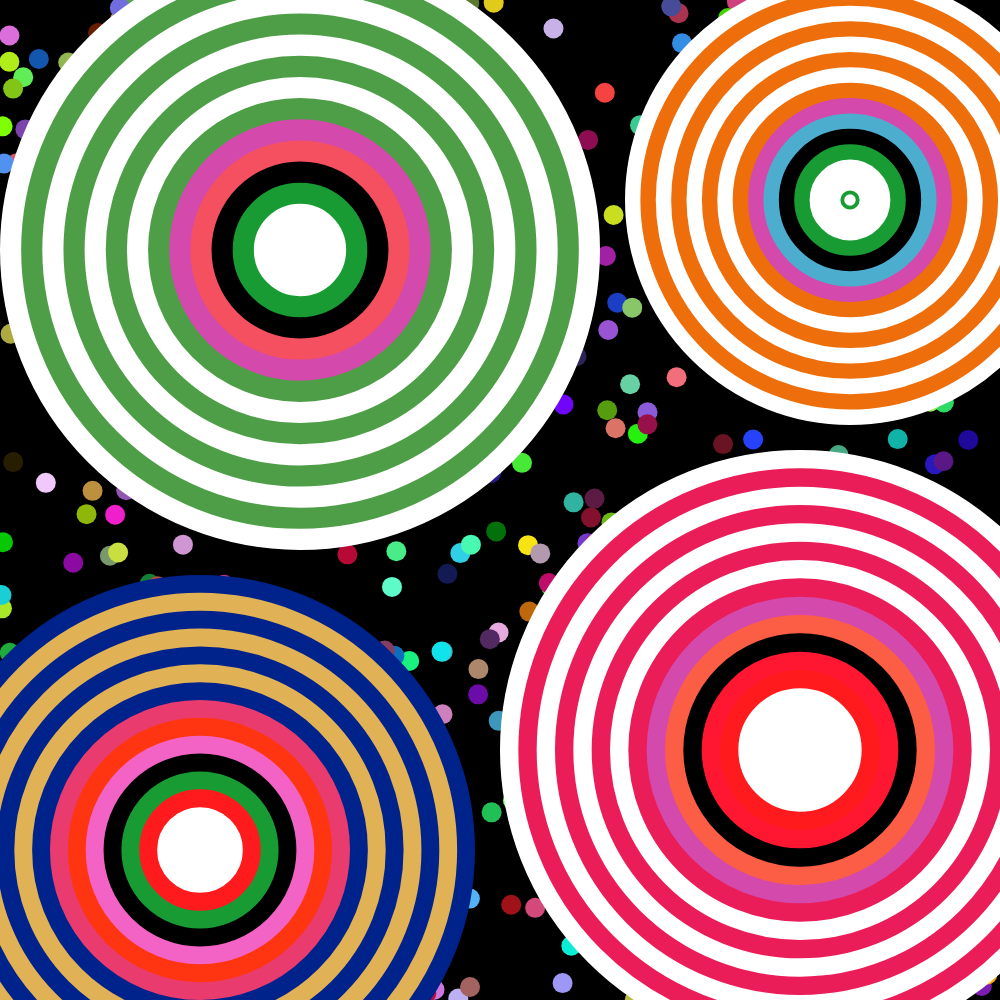
Frame 1 (no input)
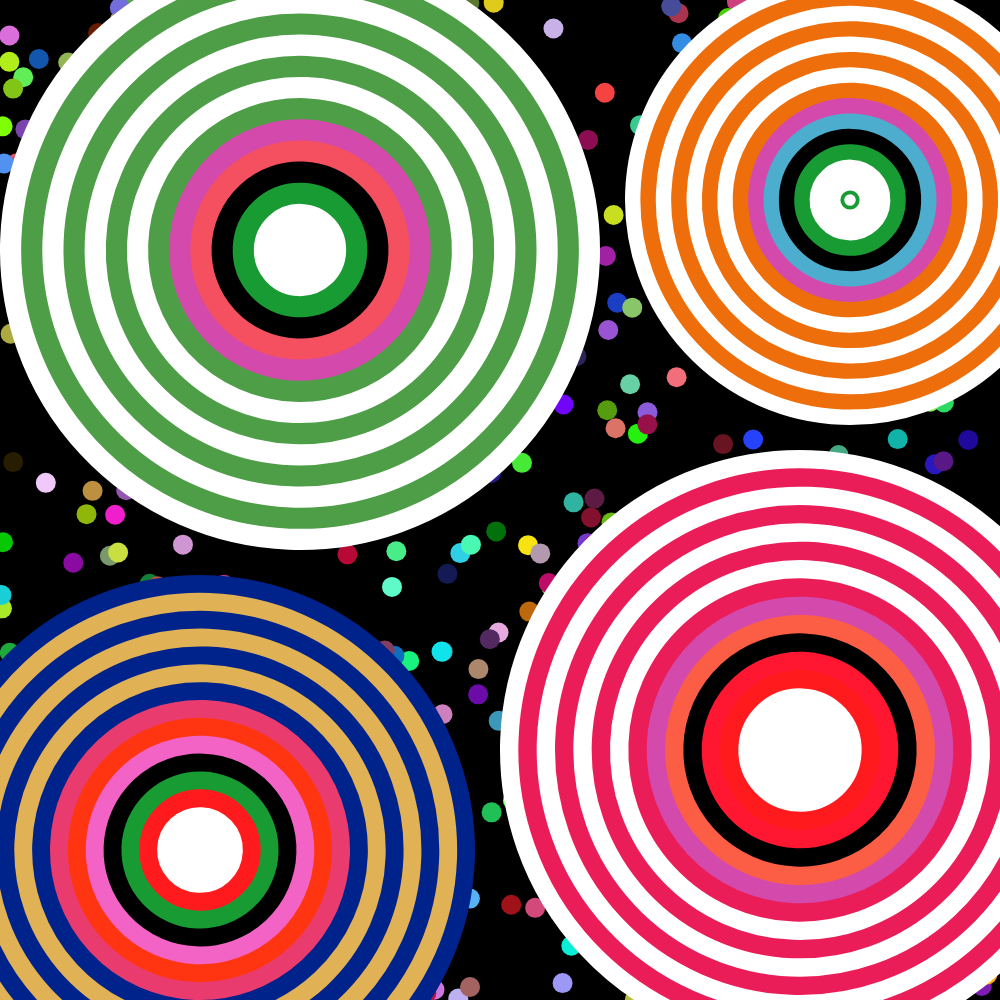
Frame 60 (no input)
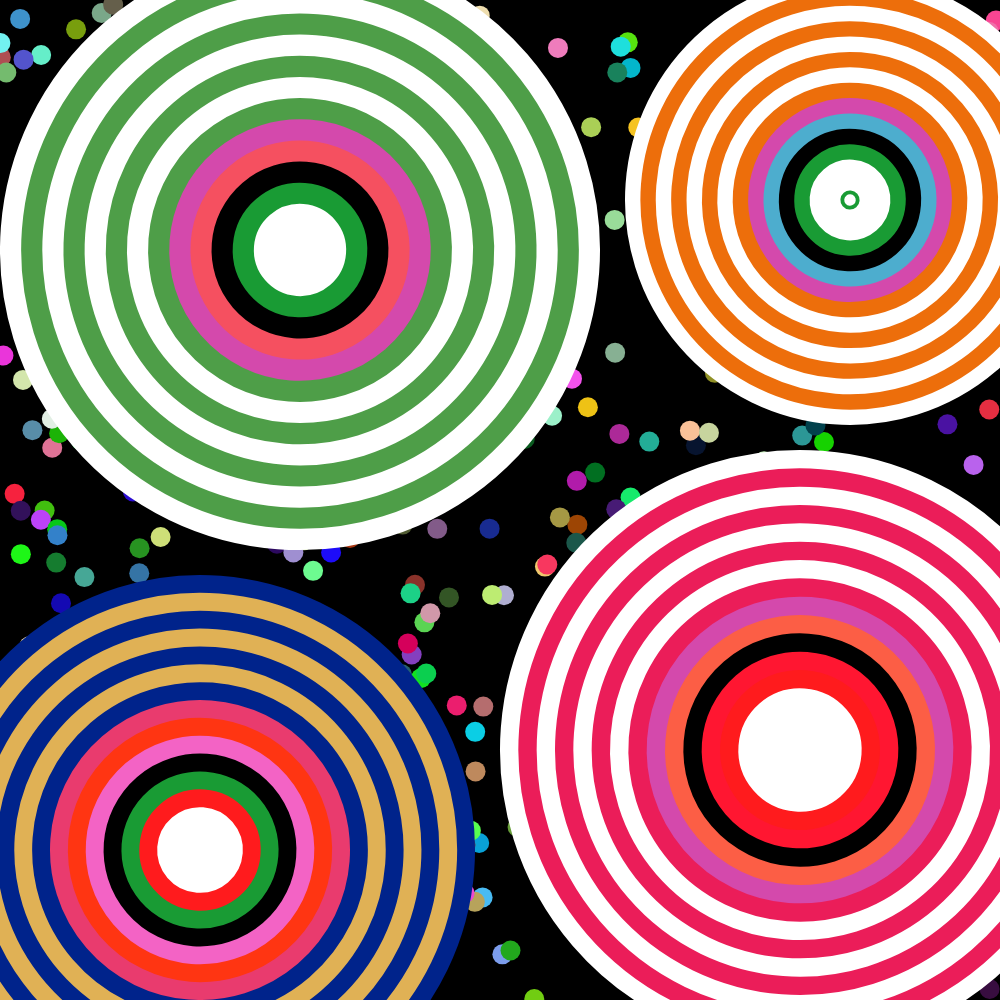
Frame 120 (the mouse pressed at the canvas centre since frame 60)

The p5.js sketch that drew these frames (run headless with seeded random() and noise() and a simulated clock; from frame 60 on, the mouse is pressed at the canvas centre):

// p5.js sketch
// ── sketch.js
let balls = []; // save ball info
//set a variable to resize canvas
let minNumber;
//set a variable to record the change between circles and dots
let CircleOrDots = true;

function setup() {
  //keep the canva as a square
  let minNumber= Math.min(windowWidth, windowHeight);
  createCanvas(minNumber, minNumber); 
  setupBalls();
}

function setupBalls() {
  balls = [];
  background(0); 
  
  let numBalls = 500; // Number of balls to generate
  
  // create balls at random locations
  for (let i = 0; i < numBalls; i++) {
    // calculate balls location
    let x = random(width); // Random x position within the canvas
    let y = random(height); // Random y position within the canvas
    
    // random balls color 
    let c = color(random(255), random(255), random(255)); 
    
    // save ball info
    balls.push({
      x: x,
      y: y,
      color: c
    });
  }
}
function windowResized() {
  resizeCanvas(minNumber, minNumber);
  setupBalls(); // Recalculate ball positions based on new window size
}

function draw() {
  //add mouse-pressed animation to move the balls in the background
  if(mouseIsPressed == true){
  setupBalls(); 
  }
  minNumber = Math.min(windowWidth, windowHeight);
  background(0); // clear the history

  // draw the balls
  for (let i = 0; i < balls.length; i++) {
    let ball = balls[i];
    
    // draw balls
    fill(ball.color); 
    strokeWeight(0); // Set stroke width to 2 pixels
    ellipse(ball.x, ball.y, minNumber * 0.02, minNumber * 0.02); // Diameter is 2% of window width
  }
  //change between circles and dots
  //when press 1/2/3/4 circles will rotate
  if (rotateNumber1){push();
    //transform the middle of rotation to the middle of the circle
    translate(minNumber * 0.30, minNumber * 0.25);
    rotate(frameCount / 1600 );
  drawBigCircleWithChanges(0, 0, minNumber * 0.05/2, 25, minNumber * 0.55, ['#FFFFFF', '#4E9E48', '#FFFFFF', '#4E9E48', '#FFFFFF', '#4E9E48', '#FFFFFF', '#4E9E48', '#D449AC', '#F55060', '#000000', '#199B34', '#FFFFFF']); // Top-left big circle
  pop();
  }else{drawBigCircleWithChanges(minNumber * 0.30, minNumber * 0.25, minNumber * 0.05/2, 25, minNumber * 0.55, ['#FFFFFF', '#4E9E48', '#FFFFFF', '#4E9E48', '#FFFFFF', '#4E9E48', '#FFFFFF', '#4E9E48', '#D449AC', '#F55060', '#000000', '#199B34', '#FFFFFF']);};
  if (rotateNumber2){push();
    translate(minNumber * 0.85, minNumber * 0.2);
    rotate(frameCount / 1600 );
    drawBigCircleWithChanges(0, 0, minNumber * 0.05/2, 25, minNumber * 0.4, ['#FFFFFF', '#ED6E0B', '#FFFFFF', '#ED6E0B', '#FFFFFF', '#ED6E0B', '#FFFFFF', '#ED6E0B', '#D449AC', '#4DADCE', '#000000', '#199B34', '#FFFFFF']); // Top-right big circle
  pop();
  }else{drawBigCircleWithChanges(minNumber * 0.85, minNumber * 0.2, minNumber * 0.05/2, 25, minNumber * 0.4, ['#FFFFFF', '#ED6E0B', '#FFFFFF', '#ED6E0B', '#FFFFFF', '#ED6E0B', '#FFFFFF', '#ED6E0B', '#D449AC', '#4DADCE', '#000000', '#199B34', '#FFFFFF']); // Top-right big circle
}
if (rotateNumber3){push();
  translate(minNumber * 0.20, minNumber * 0.85);
  rotate(frameCount / 1600 );    
drawBigCircleWithChanges(0, 0, minNumber * 0.05/2, 25, minNumber * 0.5, ['#00238B', '#E0B155', '#00238B', '#E0B155', '#00238B', '#E0B155', '#00238B', '#E93B6E', '#FF3512', '#F363C5', '#000000', '#199B34', '#FF1B1D', '#FFFFFF']); // Bottom-left big circle
pop();
}else{drawBigCircleWithChanges(minNumber * 0.20, minNumber * 0.85, minNumber * 0.05/2, 25, minNumber * 0.5, ['#00238B', '#E0B155', '#00238B', '#E0B155', '#00238B', '#E0B155', '#00238B', '#E93B6E', '#FF3512', '#F363C5', '#000000', '#199B34', '#FF1B1D', '#FFFFFF']); // Bottom-left big circle
}  
if (rotateNumber4){push();
  translate(minNumber * 0.8, minNumber * 0.75);
  rotate(frameCount / 1600 );    
drawBigCircleWithChanges(0, 0, minNumber * 0.05/2, 25, minNumber * 0.55, ['#FFFFFF', '#EB1D59', '#FFFFFF', '#EB1D59', '#FFFFFF', '#EB1D59', '#FFFFFF', '#EB1D59', '#D449AC', '#FC5E45', '#000000', '#FF1631', '#FF1B1D', '#FFFFFF', '#FFFFFF']); // Bottom-right big circle
pop();
}else{drawBigCircleWithChanges(minNumber * 0.8, minNumber * 0.75, minNumber * 0.05/2, 25, minNumber * 0.55, ['#FFFFFF', '#EB1D59', '#FFFFFF', '#EB1D59', '#FFFFFF', '#EB1D59', '#FFFFFF', '#EB1D59', '#D449AC', '#FC5E45', '#000000', '#FF1631', '#FF1B1D', '#FFFFFF', '#FFFFFF']); // Bottom-right big circle
}
}

function drawBigCircleWithChanges(x, y, r, Num, diameter, colors) {
  drawBigCircle(x, y, diameter); // Draw the big circle
  if(CircleOrDots){
  drawCirclesInsideBigCircle(x, y, diameter, colors);
  } // Draw the concentric circles inside the big circle
  else{
    drawDotsInsideBigCircle(x, y, r, Num, diameter, colors)};
}

function drawBigCircle(x, y, diameter) {
  fill(255); // Set fill color to white
  stroke(0); // Set the stroke color to black
  strokeWeight(minNumber * 0.02); // Set the stroke width relative to window width
  ellipse(x, y, diameter); // Draw the big circle
}

function drawCirclesInsideBigCircle(x, y, diameter, colors) {
  let numOfCircles = colors.length; // Use the number of colors provided
  let circleDiameter = diameter; // Start with the diameter of the big circle

  for (let i = 0; i < numOfCircles; i++) {
    drawCircle(x, y, circleDiameter, colors[i]); // Draw the concentric circles
    circleDiameter -= diameter / numOfCircles; // Decrease the diameter to create concentric circles
  }
}
//change circles into dots
function drawDotsInsideBigCircle(x, y, r, Num, diameter, colors){
  let numOfCircles = colors.length; // Use the number of colors provided
  let circleDiameter = diameter; // Start with the diameter of the big circle

  for (let i = 0; i < numOfCircles; i++) {
    drawDots(x, y, r, Num, circleDiameter,colors[i]); // Draw the concentric circles
    circleDiameter -= diameter / numOfCircles; // Decrease the diameter to create concentric circles
  }
}

function drawCircle(x, y, diameter, strokeColor) {
  noFill();
  stroke(strokeColor); // Set the stroke color to the provided color
  strokeWeight(minNumber * 0.05); // Set the stroke width relative to window width
  ellipse(x, y, diameter); // Draw the circle
}

//here is the function to draw dots
function drawDots(x, y, r, Num, diameter, fillColor){
  fill(fillColor);
  noStroke();
  //use angle to define location of dots
  let angleIncrement = TWO_PI / Num;
  for (let i = 0; i < Num; i++) {
    let dotsAngle = i * angleIncrement; 
    let xPos = x + diameter/2 * Math.cos(dotsAngle); 
    let yPos = y + diameter/2 * Math.sin(dotsAngle); 
    ellipse(xPos, yPos, r, r); 
  }
}

//add key-pressed annimation to change circles
let rotateNumber1 = true;
let rotateNumber2 = true;
let rotateNumber3 = true;
let rotateNumber4 = true;
function keyPressed() {
  if (key == " ") {
    CircleOrDots = !CircleOrDots;
  }
  if (key == "1") {
    rotateNumber1 = !rotateNumber1;
  };
  if (key == "2") {
    rotateNumber2 = !rotateNumber2;
  };
  if (key == "3") {
    rotateNumber3 = !rotateNumber3;
  };
  if (key == "4") {
    rotateNumber4 = !rotateNumber4;
  };
}
